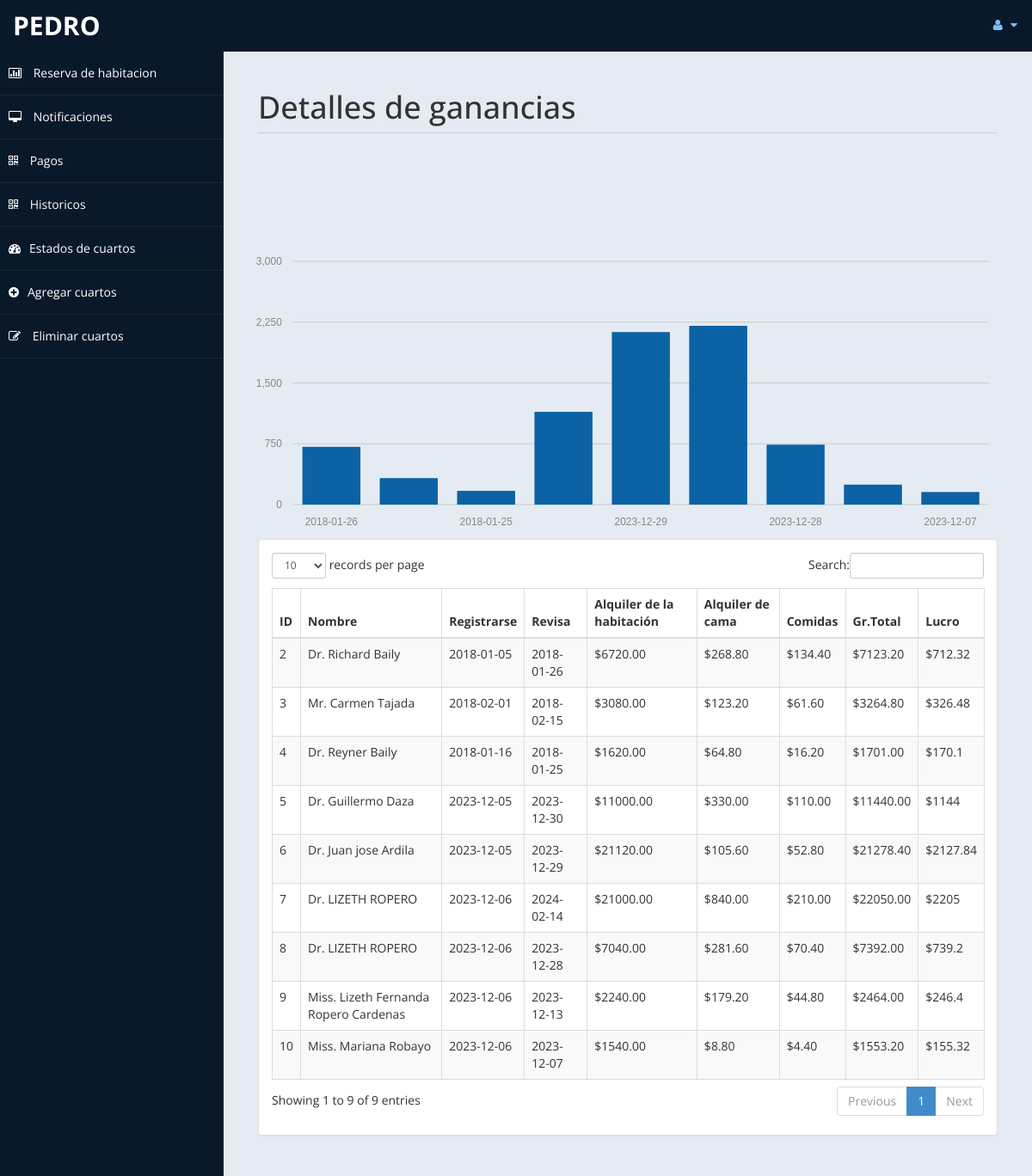
Screenshot of /admin/profit.php (signed in) with the database file from the repository.
### tables this page shows
CREATE TABLE `payment` (
  `id` int(11) DEFAULT NULL,
  `title` varchar(5) DEFAULT NULL,
  `fname` varchar(30) DEFAULT NULL,
  `lname` varchar(30) DEFAULT NULL,
  `troom` varchar(30) DEFAULT NULL,
  `tbed` varchar(30) DEFAULT NULL,
  `nroom` int(11) DEFAULT NULL,
  `cin` date DEFAULT NULL,
  `cout` date DEFAULT NULL,
  `ttot` double(8,2) DEFAULT NULL,
  `fintot` double(8,2) DEFAULT NULL,
  `mepr` double(8,2) DEFAULT NULL,
  `meal` varchar(30) DEFAULT NULL,
  `btot` double(8,2) DEFAULT NULL,
  `noofdays` int(11) DEFAULT NULL
);

### admin/profit.php (the view, shortened to what this page needs)
<?php
include('db.php');
?>
<!DOCTYPE html>
<html xmlns="http://www.w3.org/1999/xhtml">
<head>
    <link href="assets/css/bootstrap.css" rel="stylesheet" />
    <link href="assets/css/font-awesome.css" rel="stylesheet" />
    <link rel="stylesheet" href="assets/css/morris.css">
    <link href="assets/css/custom-styles.css" rel="stylesheet" />
    <link href="assets/js/dataTables/dataTables.bootstrap.css" rel="stylesheet" />
</head>
<body>
<div id="wrapper">
        <nav class="navbar navbar-default top-navbar" role="navigation">
            <div class="navbar-header">
                <a class="navbar-brand" href="home.php"><?php echo $_SESSION["user"]; ?> </a>
            </div>
            <ul class="nav navbar-top-links navbar-right">
                <li class="dropdown">
                    <a class="dropdown-toggle" data-toggle="dropdown" href="#" aria-expanded="false">
                        <i class="fa fa-user fa-fw"></i> <i class="fa fa-caret-down"></i>
                    </a>
                </li>
            </ul>
        </nav>
        <nav class="navbar-default navbar-side" role="navigation">
            <div class="sidebar-collapse">
                <ul class="nav" id="main-menu">
                    <li>
                        <a class="roombook.php" href="home.php"><i class="fa fa-bar-chart-o"></i> Reserva de habitacion</a>
                    </li>
                    <li>
                        <a href="messages.php"><i class="fa fa-desktop"></i> Notificaciones
</a>
                    </li>
                    <li>
                        <a href="payment.php"><i class="fa fa-qrcode"></i> Pagos</a>
                    </li>
                    <li>
                        <a  href="profit.php"><i class="fa fa-qrcode"></i> Historicos</a>
                    </li>
                    <li>
                        <a class="home-menu" href="settings.php"><i class="fa fa-dashboard"></i>Estados de cuartos</a>
                    </li>
					<li>
                        <a  href="room.php"><i class="fa fa-plus-circle"></i>Agregar cuartos</a>
                    </li>
                    <li>
                        <a   href="roomdel.php"><i class="fa fa-pencil-square-o"></i> Eliminar cuartos</a>
                    </li>
					</ul>
            </div>
        </nav>
    <div id="wrapper">
        <div id="page-wrapper">
            <div id="page-inner">
                <div class="row">
                    <div class="col-md-12">
                        <h1 class="page-header">
                            Detalles de ganancias<small> </small>
                        </h1>
                    </div>
                </div>
                <div class="row">
                    <br>
                    <br>
                    <br>
                    <br><div id="chart"></div>
                    <div class="col-md-12">
                        <div class="panel panel-default">
                            <div class="panel-body">
                                <div class="table-responsive">
                                    <table class="table table-striped table-bordered table-hover" id="dataTables-example">
                                        <thead>
                                            <tr>
                                                <th>ID</th>
                                                <th>Nombre</th>
                                                <th>Registrarse</th>
                                                <th>Revisa</th>
                                                <th>Alquiler de la habitación</th>
                                                <th>Alquiler de cama</th>
                                                <th>Comidas</th>
                                                <th>Gr.Total</th>
                                                <th>Lucro</th>
                                            </tr>
                                        </thead>
                                        <tbody>
                                            <?php
                                                $sql = "select * from payment";
                                                $re = mysqli_query($con, $sql);
                                                while ($row = mysqli_fetch_array($re)) {
                                                    $id = $row['id'];
                                                    if ($id % 2 == 1) {
                                                        echo "<tr class='gradeC'>
                                                            <td>" . $row['id'] . " </td>
                                                            <td>" . $row['title'] . " " . $row['fname'] . " " . $row['lname'] . "</td>
                                                            <td>" . $row['cin'] . "</td>
                                                            <td>" . $row['cout'] . "</td>
                                                            <td>$" . $row['ttot'] . "</td>
                                                            <td>$" . $row['mepr'] . "</td>
                                                            <td>$" . $row['btot'] . "</td>
                                                            <td>$" . $row['fintot'] . "</td>
                                                            <td>$" . $row['fintot'] * 10 / 100 . "</td>
                                                            </tr>";
                                                    } else {
                                                        echo "<tr class='gradeU'>
                                                            <td>" . $row['id'] . " </td>
                                                            <td>" . $row['title'] . " " . $row['fname'] . " " . $row['lname'] . "</td>
                                                            <td>" . $row['cin'] . "</td>
                                                            <td>" . $row['cout'] . "</td>
                                                            <td>$" . $row['ttot'] . "</td>
                                                            <td>$" . $row['mepr'] . "</td>
                                                            <td>$" . $row['btot'] . "</td>
                                                            <td>$" . $row['fintot'] . "</td>
                                                            <td>$" . $row['fintot'] * 10 / 100 . "</td>
                                                            </tr>";
                                                    }
                                                }
                                            ?>
                                        </tbody>
                                    </table>
                                </div>
                            </div>
                        </div>
                    </div>
                </div>
            </div>
        </div>
    </div>
</body>
</html>

### admin/assets/css/custom-styles.css (style rules this page uses)
body { font-family: 'Open Sans', sans-serif; }
#wrapper { width: 100%; background:#09192A; }
#page-wrapper { padding: 15px 15px; min-height: 600px; background:#E5EBF2; }
#page-inner { width:100%; margin:10px 20px 10px 0px; background-color:transparent; padding:10px; min-height:1200px; }
h1, .h1, h2, .h2, h3, .h3 { margin-top: 7px; margin-bottom: -5px; }
.page-header { padding-bottom: 9px; margin: 10px 0 45px; border-bottom: 1px solid #C7D1DD; }
.top-navbar { margin:0px; }
.top-navbar .navbar-brand { color: #fff; width: 260px; text-align: left; height: 60px; font-size: 30px; font-weight: 700; text-transform: uppercase; line-height: 30px; }
.top-navbar .nav > li { position: relative; display: inline-block; }
.top-navbar .nav > li > a { position: relative; display: block; padding: 19px 15px; color: #77C0FD; }
.sidebar-collapse , .sidebar-collapse .nav { background:none; }
.sidebar-collapse .nav { padding:0; }
.sidebar-collapse .nav > li > a { color:#fff; background:transparent; text-shadow:none; }
.sidebar-collapse > .nav > li > a { padding:15px 10px; }
.sidebar-collapse > .nav > li { border-bottom: 1px solid rgba(107, 108, 109, 0.19); }
.navbar-side { border:none; background-color: transparent; }
.top-navbar { background:#09192A; border-bottom:none; }
.top-navbar .nav > li > a > i { margin-right: 2px; }
.navbar-default { border:0px solid black; }
.navbar-header { background: #09192A; }
.nav > li > a > i { margin-right:10px; }
@media (min-width:768px) { #page-wrapper { margin: 0 0 0 260px; padding: 15px 30px; min-height: 1200px; } }
@media (min-width:768px) { .navbar-side { z-index: 1; position: absolute; width: 260px; } }
@media (min-width:768px) { .navbar { border-radius: 0px; } }

### rows the page displays
payment: id "2", title "Dr.", fname "Richard", lname "Baily", cin "2018-01-05", cout "2018-01-26", ttot "6720.00", mepr "268.80", btot "134.40", fintot "7123.20", $row['fintot']*10/100 "712.32"
payment: id "3", title "Mr.", fname "Carmen", lname "Tajada", cin "2018-02-01", cout "2018-02-15", ttot "3080.00", mepr "123.20", btot "61.60", fintot "3264.80", $row['fintot']*10/100 "326.48"
payment: id "4", title "Dr.", fname "Reyner", lname "Baily", cin "2018-01-16", cout "2018-01-25", ttot "1620.00", mepr "64.80", btot "16.20", fintot "1701.00", $row['fintot']*10/100 "170.1"
payment: id "5", title "Dr.", fname "Guillermo", lname "Daza", cin "2023-12-05", cout "2023-12-30", ttot "11000.00", mepr "330.00", btot "110.00", fintot "11440.00", $row['fintot']*10/100 "1144"
payment: id "6", title "Dr.", fname "Juan jose", lname "Ardila", cin "2023-12-05", cout "2023-12-29", ttot "21120.00", mepr "105.60", btot "52.80", fintot "21278.40", $row['fintot']*10/100 "2127.84"
payment: id "7", title "Dr.", fname "LIZETH", lname "ROPERO", cin "2023-12-06", cout "2024-02-14", ttot "21000.00", mepr "840.00", btot "210.00", fintot "22050.00", $row['fintot']*10/100 "2205"
payment: id "8", title "Dr.", fname "LIZETH", lname "ROPERO", cin "2023-12-06", cout "2023-12-28", ttot "7040.00", mepr "281.60", btot "70.40", fintot "7392.00", $row['fintot']*10/100 "739.2"
payment: id "9", title "Miss.", fname "Lizeth Fernanda", lname "Ropero Cardenas", cin "2023-12-06", cout "2023-12-13", ttot "2240.00", mepr "179.20", btot "44.80", fintot "2464.00", $row['fintot']*10/100 "246.4"
payment: id "10", title "Miss.", fname "Mariana", lname "Robayo", cin "2023-12-06", cout "2023-12-07", ttot "1540.00", mepr "8.80", btot "4.40", fintot "1553.20", $row['fintot']*10/100 "155.32"

### other values shown
$_SESSION["user"] "PEDRO"
